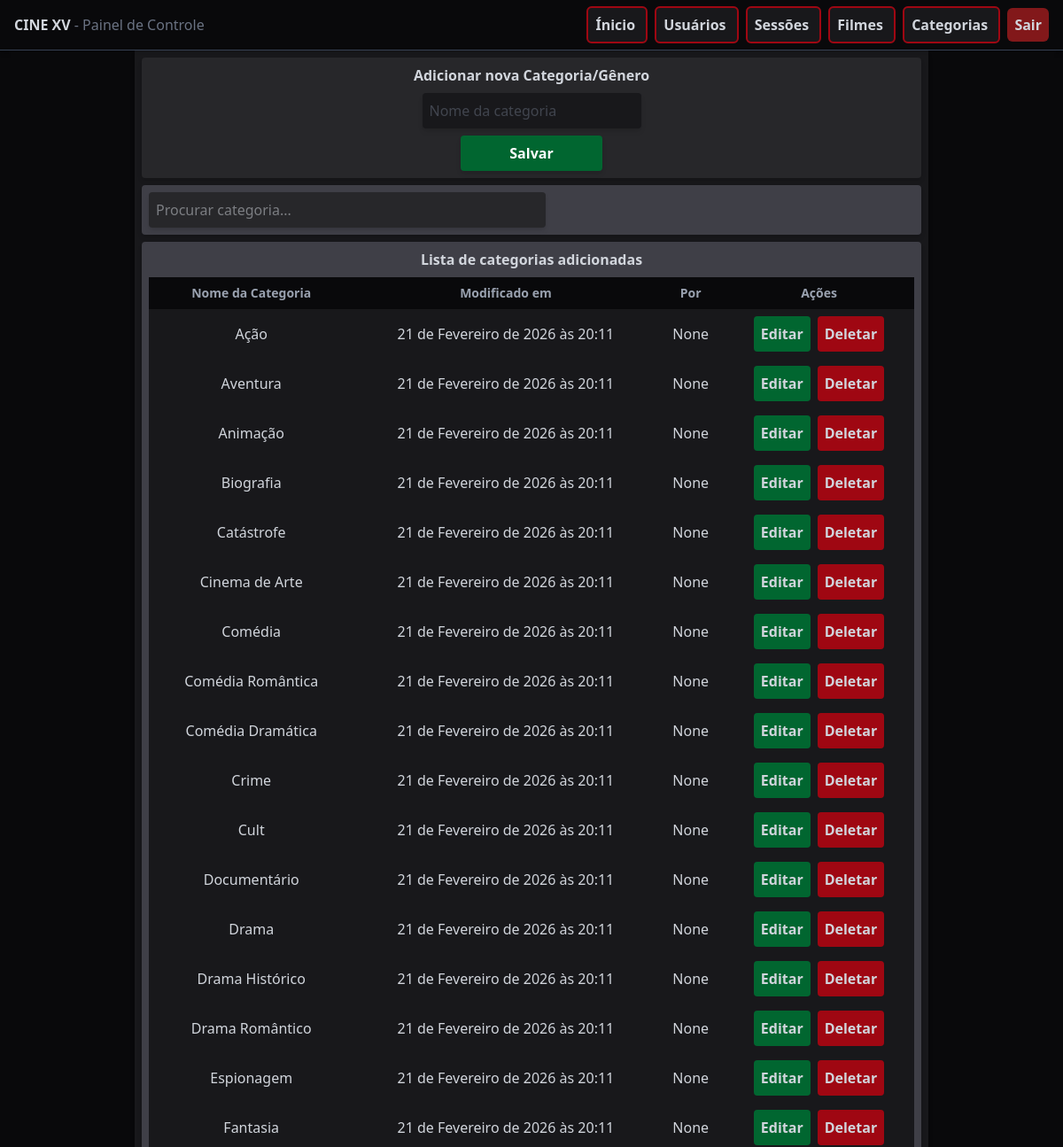
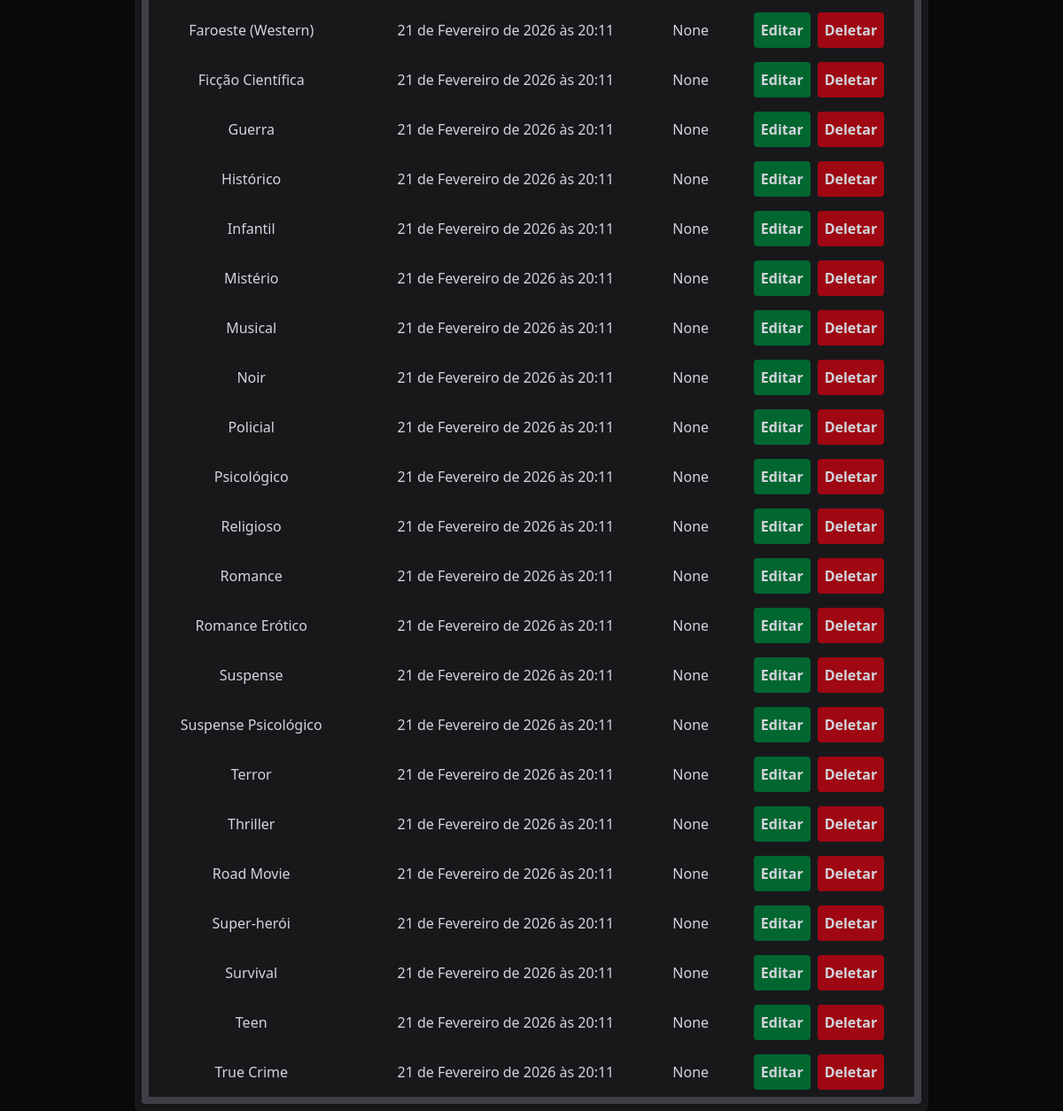
Page /categories/ (signed in) on the committed database (2 pictures, top to bottom).
### api/models.py (models this page shows, shortened)
class Category(models.Model):
    name = models.CharField(max_length=100, unique=True)
    modified_by = models.ForeignKey(User, on_delete=models.SET_NULL, null=True, related_name='mod_categories')
    modified_at = models.DateTimeField(auto_now_add=True)

### control/views.py (the view, shortened to what this page needs)
# urls.py: path('categories/', views.categories, name='categories'),
@login_required(login_url='user-login')
def categories(request):
    form = AddCategoryForm()
    categories = Category.objects.all()
    context = {
        'form': form,
        'categories': categories
    }
    return render(request, 'category/categories.html', context)

### control/forms.py
class AddCategoryForm(forms.ModelForm):
    class Meta:
        model = Category
        fields = ['name']
        widgets = {
            'name': forms.TextInput(attrs={
                'class': "bg-zinc-900 outline-none p-2 rounded-sm shadow-md",
                'placeholder': "Nome da categoria"
            })
        }

### control/templates/category/categories.html (shortened to what this page needs)
{% extends 'base.html' %}
{% block content %}
<div class="w-4xl bg-zinc-900 mx-auto p-2 rounded-b-md space-y-2 shadow-md">
    <div class="bg-zinc-800 flex flex-col gap-2 text-center items-center rounded-sm p-2 shadow-md">
        <h1 class="font-semibold">Adicionar nova Categoria/Gênero</h1>
        <form method="POST" class="flex flex-col gap-2 text-gray-500">
            {{ form.name }}
            <button name="form_type" value="add_form" type="submit" class="w-40 mx-auto bg-green-800 hover:bg-green-600 p-2 rounded-sm text-white font-semibold cursor-pointer transition shadow-md">
                Salvar
            </button>
        </form>
    </div>
    <div class="bg-zinc-700 flex flex-col gap-2 text-center rounded-sm p-2 shadow-md">
        <input id="search-files" type="search" placeholder="Procurar categoria..." class="w-full max-w-md bg-zinc-800 rounded-sm p-2 shadow-md">
    </div>
    <div class="bg-zinc-700 flex flex-col gap-2 text-center items-center rounded-sm p-2 shadow-md">
        <h1 class="font-semibold">Lista de categorias adicionadas</h1>
        <table class="w-full text-center">
            <thead>
                <tr class="bg-zinc-950 font-semibold text-sm text-gray-400">
                    <th class="p-1">Nome da Categoria</th>
                    <th class="p-1">Modificado em</th>
                    <th class="p-1">Por</th>
                    <th class="p-2">Ações</th>
                </tr>
            </thead>
            <tbody>
                {% for category in categories %}
                <tr class="bg-zinc-900 hover:bg-zinc-800 transition cursor-pointer">
                    <td class="p-2">{{ category.name }}</td>
                    <td class="p-2">{{ category.modified_at }}</td>
                    <td class="p-2">{{ category.modified_by }}</td>
                    <td class="p-2 flex flex-row justify-center items-center gap-2">
                        <a href="{% url 'category-edit' category.id %}" class="bg-green-800 hover:bg-green-600 p-2 rounded-sm cursor-pointer transition font-semibold">
                            Editar
                        </a>
                        <form method="POST">
                            <button name="form_type" value="delete_form" class="bg-red-800 hover:bg-red-600 p-2 rounded-sm cursor-pointer transition font-semibold">
                                Deletar
                            </button>
                        </form>
                    </td>
                </tr>
                {% endfor %}
            </tbody>
        </table>
    </div>
</div>
{% endblock %}

### control/static/styles.css (style rules this page uses)
body { background-image: url("background.png"); background-repeat: no-repeat; background-position: center center; background-size: cover; min-height: 100vh; }

### rows in the picture
Category: name "Ação", modified_at "21 de Fevereiro de 2026 às 20:11", modified_by "None"
Category: name "Aventura", modified_at "21 de Fevereiro de 2026 às 20:11", modified_by "None"
Category: name "Animação", modified_at "21 de Fevereiro de 2026 às 20:11", modified_by "None"
Category: name "Biografia", modified_at "21 de Fevereiro de 2026 às 20:11", modified_by "None"
Category: name "Catástrofe", modified_at "21 de Fevereiro de 2026 às 20:11", modified_by "None"
Category: name "Cinema de Arte", modified_at "21 de Fevereiro de 2026 às 20:11", modified_by "None"
Category: name "Comédia", modified_at "21 de Fevereiro de 2026 às 20:11", modified_by "None"
Category: name "Comédia Romântica", modified_at "21 de Fevereiro de 2026 às 20:11", modified_by "None"
Category: name "Comédia Dramática", modified_at "21 de Fevereiro de 2026 às 20:11", modified_by "None"
Category: name "Crime", modified_at "21 de Fevereiro de 2026 às 20:11", modified_by "None"
Category: name "Cult", modified_at "21 de Fevereiro de 2026 às 20:11", modified_by "None"
Category: name "Documentário", modified_at "21 de Fevereiro de 2026 às 20:11", modified_by "None"
Category: name "Drama", modified_at "21 de Fevereiro de 2026 às 20:11", modified_by "None"
Category: name "Drama Histórico", modified_at "21 de Fevereiro de 2026 às 20:11", modified_by "None"
Category: name "Drama Romântico", modified_at "21 de Fevereiro de 2026 às 20:11", modified_by "None"
Category: name "Espionagem", modified_at "21 de Fevereiro de 2026 às 20:11", modified_by "None"
Category: name "Fantasia", modified_at "21 de Fevereiro de 2026 às 20:11", modified_by "None"
Category: name "Faroeste (Western)", modified_at "21 de Fevereiro de 2026 às 20:11", modified_by "None"
Category: name "Ficção Científica", modified_at "21 de Fevereiro de 2026 às 20:11", modified_by "None"
Category: name "Guerra", modified_at "21 de Fevereiro de 2026 às 20:11", modified_by "None"
Category: name "Histórico", modified_at "21 de Fevereiro de 2026 às 20:11", modified_by "None"
Category: name "Infantil", modified_at "21 de Fevereiro de 2026 às 20:11", modified_by "None"
Category: name "Mistério", modified_at "21 de Fevereiro de 2026 às 20:11", modified_by "None"
Category: name "Musical", modified_at "21 de Fevereiro de 2026 às 20:11", modified_by "None"
Category: name "Noir", modified_at "21 de Fevereiro de 2026 às 20:11", modified_by "None"
Category: name "Policial", modified_at "21 de Fevereiro de 2026 às 20:11", modified_by "None"
Category: name "Psicológico", modified_at "21 de Fevereiro de 2026 às 20:11", modified_by "None"
Category: name "Religioso", modified_at "21 de Fevereiro de 2026 às 20:11", modified_by "None"
Category: name "Romance", modified_at "21 de Fevereiro de 2026 às 20:11", modified_by "None"
Category: name "Romance Erótico", modified_at "21 de Fevereiro de 2026 às 20:11", modified_by "None"
Category: name "Suspense", modified_at "21 de Fevereiro de 2026 às 20:11", modified_by "None"
Category: name "Suspense Psicológico", modified_at "21 de Fevereiro de 2026 às 20:11", modified_by "None"
Category: name "Terror", modified_at "21 de Fevereiro de 2026 às 20:11", modified_by "None"
Category: name "Thriller", modified_at "21 de Fevereiro de 2026 às 20:11", modified_by "None"
Category: name "Road Movie", modified_at "21 de Fevereiro de 2026 às 20:11", modified_by "None"
Category: name "Super-herói", modified_at "21 de Fevereiro de 2026 às 20:11", modified_by "None"
Category: name "Survival", modified_at "21 de Fevereiro de 2026 às 20:11", modified_by "None"
Category: name "Teen", modified_at "21 de Fevereiro de 2026 às 20:11", modified_by "None"
Category: name "True Crime", modified_at "21 de Fevereiro de 2026 às 20:11", modified_by "None"
